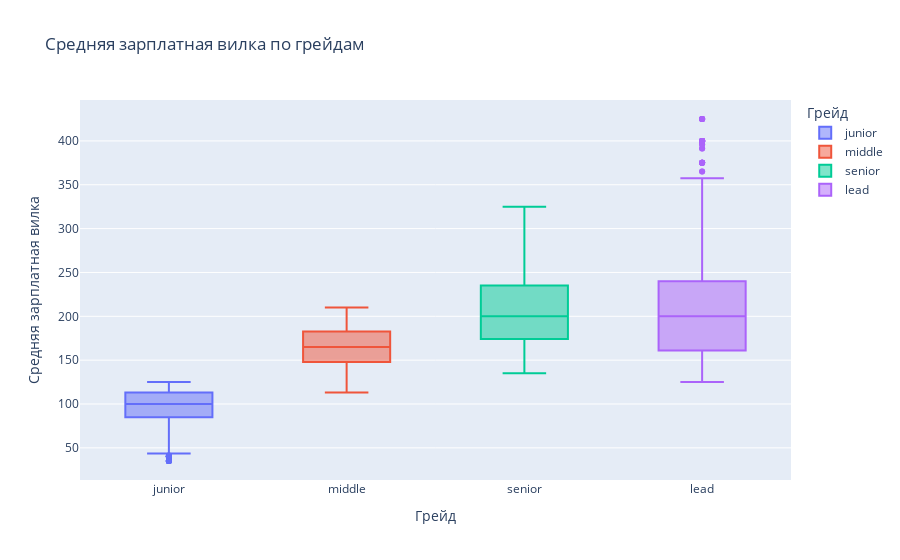

Here is the notebook cell this chart was saved with:
### Code cell
box_plot_by_level(rub)

### Figure 1 — Plotly figure (JSON) as saved in the notebook; plotly's stock layout.template omitted (floating-point values rounded to 4 significant figures; data arrays with more than 128 entries replaced by an {"elided": "..."} marker saying what was removed)
{"data": [{"alignmentgroup": "True", "hovertemplate": "Грейд=%{x}<br>Средняя зарплатная вилка=%{y}<extra></extra>", "legendgroup": "junior", "marker": {"color": "#636efa"}, "name": "junior", "notched": false, "offsetgroup": "junior", "orientation": "v", "showlegend": true, "type": "box", "x": {"elided": "1122 str values"}, "x0": " ", "xaxis": "x", "y": {"elided": "1122 float values"}, "y0": " ", "yaxis": "y"}, {"alignmentgroup": "True", "hovertemplate": "Грейд=%{x}<br>Средняя зарплатная вилка=%{y}<extra></extra>", "legendgroup": "middle", "marker": {"color": "#EF553B"}, "name": "middle", "notched": false, "offsetgroup": "middle", "orientation": "v", "showlegend": true, "type": "box", "x": {"elided": "2420 str values"}, "x0": " ", "xaxis": "x", "y": {"elided": "2420 float values"}, "y0": " ", "yaxis": "y"}, {"alignmentgroup": "True", "hovertemplate": "Грейд=%{x}<br>Средняя зарплатная вилка=%{y}<extra></extra>", "legendgroup": "senior", "marker": {"color": "#00cc96"}, "name": "senior", "notched": false, "offsetgroup": "senior", "orientation": "v", "showlegend": true, "type": "box", "x": {"elided": "2998 str values"}, "x0": " ", "xaxis": "x", "y": {"elided": "2998 float values"}, "y0": " ", "yaxis": "y"}, {"alignmentgroup": "True", "hovertemplate": "Грейд=%{x}<br>Средняя зарплатная вилка=%{y}<extra></extra>", "legendgroup": "lead", "marker": {"color": "#ab63fa"}, "name": "lead", "notched": false, "offsetgroup": "lead", "orientation": "v", "showlegend": true, "type": "box", "x": {"elided": "3484 str values"}, "x0": " ", "xaxis": "x", "y": {"elided": "3484 float values"}, "y0": " ", "yaxis": "y"}], "layout": {"boxmode": "overlay", "legend": {"title": {"text": "Грейд"}, "tracegroupgap": 0}, "title": {"text": "Средняя зарплатная вилка по грейдам"}, "xaxis": {"anchor": "y", "categoryarray": ["junior", "middle", "senior", "lead"], "categoryorder": "array", "domain": [0, 1], "title": {"text": "Грейд"}}, "yaxis": {"anchor": "x", "domain": [0, 1], "title": {"text": "Средняя зарплатная вилка"}}}}
